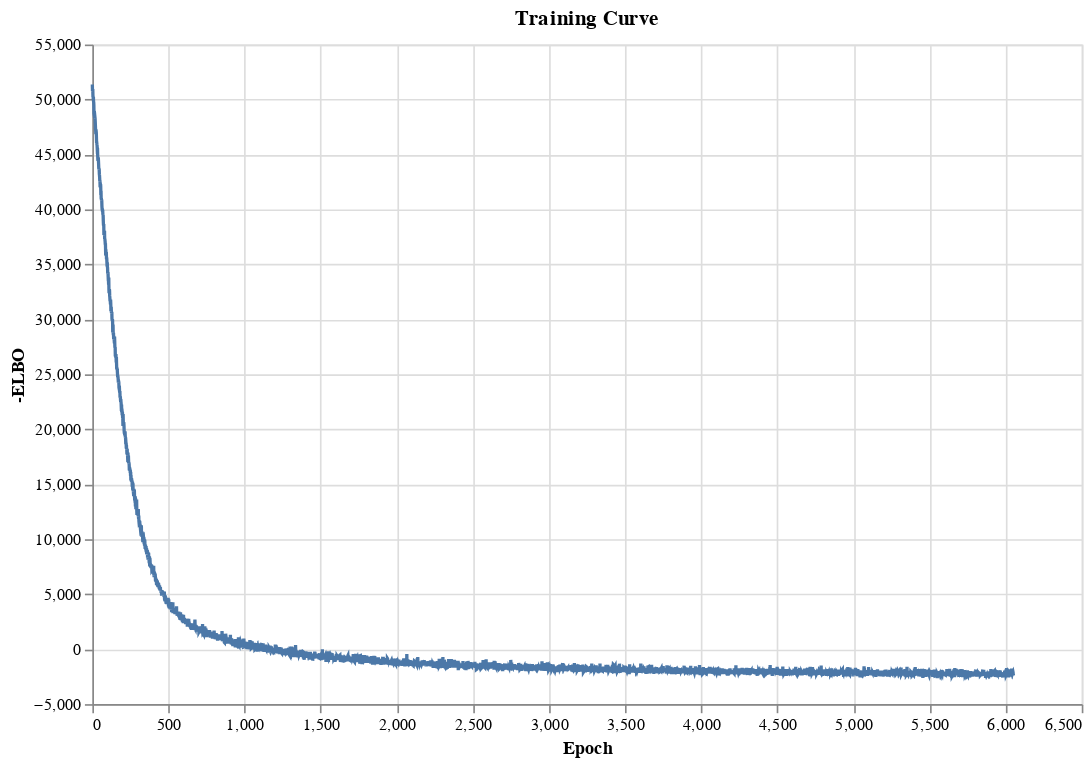

The code cell stored with this chart in its notebook:
### Code cell
plot_training_curve(model)

### Figure 1 — Vega specification as saved in the notebook (floating-point values rounded to 4 significant figures; data arrays with more than 128 entries replaced by an {"elided": "..."} marker saying what was removed)
{"$schema": "https://vega.github.io/schema/vega/v5.json", "data": [{"name": "source_0", "values": {"elided": "6052 records"}}, {"name": "source_0_x_domain_Epoch", "values": [{"min": 0, "max": 6051}]}, {"name": "source_0_y_domain_-ELBO", "values": [{"min": -2637.0, "max": 51360.0}]}], "marks": [{"type": "line", "name": "marks", "from": {"data": "source_0"}, "sort": {"field": "datum[\"Epoch\"]"}, "encode": {"update": {"y": {"field": "-ELBO", "scale": "y"}, "stroke": {"value": "#4c78a8"}, "defined": {"signal": "isValid(datum[\"Epoch\"]) && isFinite(+datum[\"Epoch\"]) && isValid(datum[\"-ELBO\"]) && isFinite(+datum[\"-ELBO\"])"}, "x": {"field": "Epoch", "scale": "x"}}}, "style": ["line"]}], "scales": [{"name": "x", "type": "linear", "domain": [{"signal": "(data(\"source_0_x_domain_Epoch\")[0] || {}).min"}, {"signal": "(data(\"source_0_x_domain_Epoch\")[0] || {}).max"}], "range": [0, {"signal": "width"}], "nice": true, "zero": false}, {"name": "y", "type": "linear", "domain": [{"signal": "(data(\"source_0_y_domain_-ELBO\")[0] || {}).min"}, {"signal": "(data(\"source_0_y_domain_-ELBO\")[0] || {}).max"}], "range": [{"signal": "height"}, 0], "nice": true, "zero": false}], "axes": [{"scale": "x", "grid": true, "minExtent": 0, "orient": "bottom", "zindex": 0, "ticks": false, "domain": false, "tickCount": {"signal": "ceil(width/40)"}, "aria": false, "maxExtent": 0, "labels": false, "gridScale": "y"}, {"scale": "y", "aria": false, "domain": false, "orient": "left", "grid": true, "tickCount": {"signal": "ceil(height/40)"}, "labels": false, "maxExtent": 0, "zindex": 0, "gridScale": "x", "minExtent": 0, "ticks": false}, {"scale": "x", "labelOverlap": true, "title": "Epoch", "orient": "bottom", "grid": false, "tickCount": {"signal": "ceil(width/40)"}, "labelFlush": true, "zindex": 0}, {"scale": "y", "title": "-ELBO", "tickCount": {"signal": "ceil(height/40)"}, "zindex": 0, "orient": "left", "labelOverlap": true, "grid": false}], "title": {"text": "Training Curve", "frame": "group"}, "width": 600, "padding": 5, "background": "white", "style": "cell", "height": 400}
